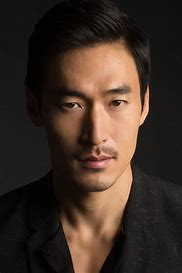
#> input picture image classification/face.jpg, 182 x 273 px, found by its file name
$ jupyter execute face_detection.ipynb
#> lines starting #> are read from the running program, lines starting #| are printed output that depends on the picture; after the words box and inside, x2 and y2 are one past the last pixel; in counts of white or black regions, pixels touching at a corner belong together
[cell 1]
import cv2
import matplotlib.pyplot as plt
import numpy as np

[cell 2]
image = cv2.imread('../class_home/face.jpg',1)
#> image is the input picture: shape (273, 182, 3); mean B, G, R 38, 47.5, 62.3
img=cv2.cvtColor(image,cv2.COLOR_BGR2RGB)
plt.imshow(img)

[cell 3]
gray=cv2.cvtColor(img,cv2.COLOR_RGB2GRAY)
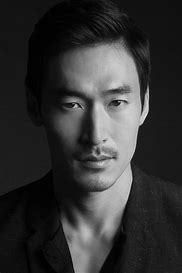
#> gray: shape (273, 182); min 0, max 227, mean 50.8
plt.imshow(gray)

[cell 4]
#load harr cascode classifier
face_detection = cv2.CascadeClassifier('haarcascade_frontalface_alt.xml')
face=face_detection.detectMultiScale(gray,1.3,5)
#> face = [[31, 53, 128, 128]]
face
#> Out = [[31, 53, 128, 128]]

[cell 5]
for(x,y,w,h) in face:
    images=cv2.rectangle(gray,(x,y),(x+w,y+h),(0,255,0),3)
#> this loop made 1 pass
#> pass 1, `images=cv2.rectangle(gray,(x,y),(x+w,y+h),(0,255,0),3)`:
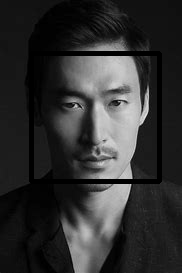
#> images: shape (273, 182); min 0, max 227, mean 48.4
plt.imshow(images,cmap='gray')

[cell 6]
#for(x,y,w,h) in face:
 #   images=cv2.rectangle(gray,(x,y),(x+w,y+h),(0,255,0),3)
#plt.imshow(images)

[cell 7]
#load harr cascode classifier
#face_detection = cv2.CascadeClassifier('haarcascade_frontalface_alt.xml')
#face=face_detection.detectMultiScale(gray,1.3,5)
#face
eye_detection=cv2.CascadeClassifier('haarcascade_eye.xml')
eye=face_detection.detectMultiScale(gray,1.1,3)
#> eye = [[35, 53, 124, 124]]
eye
#> Out = [[35, 53, 124, 124]]

[cell 8]
#for(x,y,w,h) in face:
  #  images=cv2.rectangle(gray,(x,y),(x+w,y+h),(0,255,0),2)
for (x,y,w,h) in eye:
        images=cv2.rectangle(gray,(x,y),(x+w,y+h),(255,0,0),3)
#> this loop made 1 pass
#> pass 1, `images=cv2.rectangle(gray,(x,y),(x+w,y+h),(255,0,0),3)`:
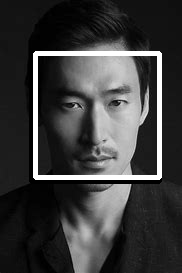
#> images: shape (273, 182); 4.97% of pixels changed, all inside (x1, y1, x2, y2) = (33, 51, 162, 180)
plt.imshow(images,cmap='gray')
